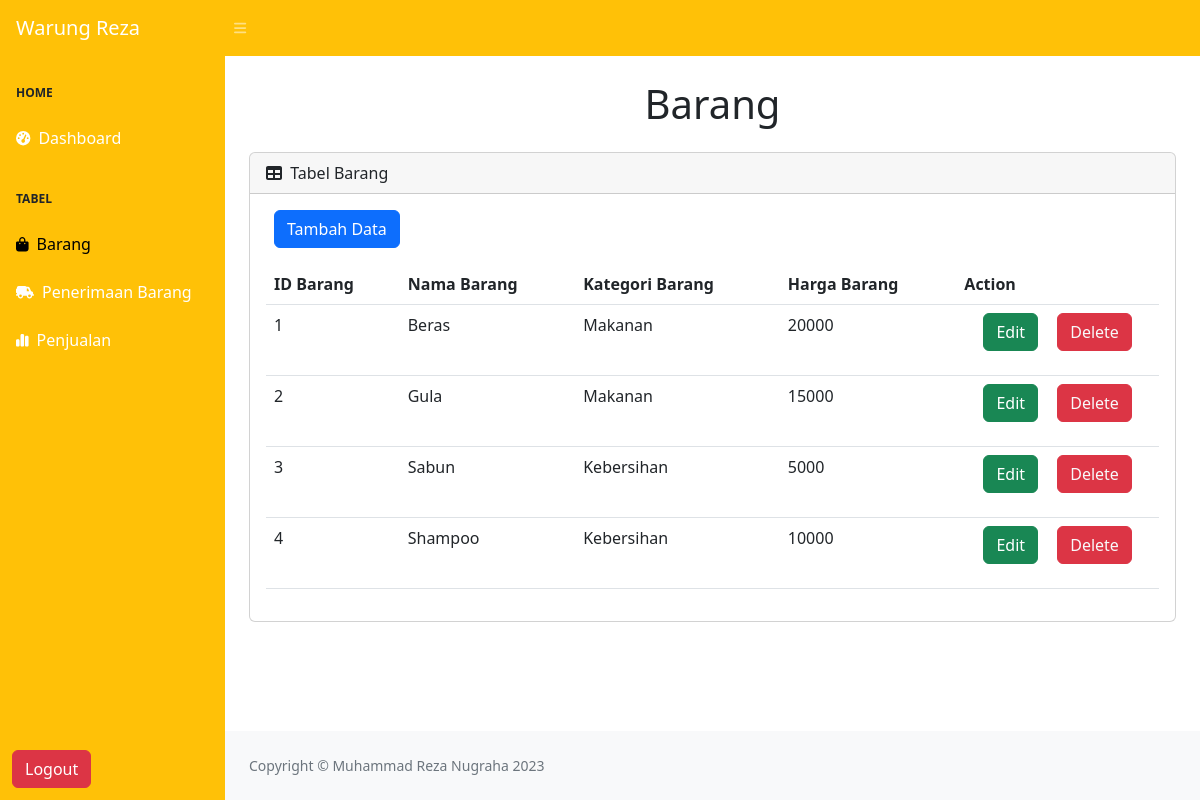
The app's page /views/barang.php (signed in) with its own data.
### tables this page shows
CREATE TABLE `barang` (
  `id` int(11) NOT NULL,
  `id_barang` int(11) NOT NULL,
  `nama_barang` varchar(225) NOT NULL,
  `kategori_barang` varchar(255) NOT NULL,
  `harga_barang` int(50) NOT NULL
);

### views/barang.php (the view, shortened to what this page needs)
<?php
    include '../config/koneksi.php';
?>
<!DOCTYPE html>
<html lang="en">
    <head>
        <link href="https://cdn.jsdelivr.net/npm/simple-datatables@7.1.2/dist/style.min.css" rel="stylesheet" />
        <link href="../css/styles.css" rel="stylesheet" />
    </head>
    <body class="sb-nav-fixed">
        <nav class="sb-topnav navbar navbar-expand navbar-dark bg-warning">
            <a class="navbar-brand ps-3" href="index.html">Warung Reza</a>
            <button class="btn btn-link btn-sm order-1 order-lg-0 me-4 me-lg-0" id="sidebarToggle" href="#!"><i class="fas fa-bars"></i></button>
        </nav>
        <div id="layoutSidenav">
    <div id="layoutSidenav_nav">
        <nav class="sb-sidenav accordion sb-sidenav-secondary bg-warning" id="sidenavAccordion">
            <div class="sb-sidenav-menu">
                <div class="nav">
                    <div class="sb-sidenav-menu-heading">Home</div>
                    <a class="nav-link text-white" href="./home.php">
                        <div class="sb-nav-link-icon"><i class="fas fa-tachometer-alt"></i></div>
                        Dashboard
                    </a>
                    <div class="sb-sidenav-menu-heading">Tabel</div>
                    <a class="nav-link text-black active" href="./barang.php">
                        <div class="sb-nav-link-icon"><i class="fa-solid fa-bag-shopping"></i></div>
                        Barang
                    </a>
                    <a class="nav-link text-white" href="./penerimaan.php">
                        <div class="sb-nav-link-icon"><i class="fa-solid fa-truck-field"></i></div>
                        Penerimaan Barang
                    </a>
                    <a class="nav-link text-white" href="./penjualan.php">
                        <div class="sb-nav-link-icon"><i class="fa-solid fa-chart-simple"></i></div>
                        Penjualan
                    </a>
                </div>
            </div>
            <div class="sb-sidenav-footer">
            <a class="btn btn-danger ms-auto me-2" href="../proses/logout.php">Logout</a>
            </div>
        </nav>
    </div>
    <div id="layoutSidenav_content">
        <main>
            <div class="container-fluid px-4">
                <h1 class="my-4 text-center">Barang</h1>
                <div class="card mb-4">
                    <div class="card-header">
                        <i class="fas fa-table me-1"></i>
                        Tabel Barang
                    </div>
                    <div class="card-body">
                        <div id="pagination-container" class="d-flex mb-3">
                            <a href="tambahbarang.php" class="btn btn-primary ms-2">Tambah Data</a>
                        </div>
                        <table id="datatablesSimple" class="table">
                            <thead>
                                <tr>
                                    <th>ID Barang</th>
                                    <th>Nama Barang</th>
                                    <th>Kategori Barang</th>
                                    <th>Harga Barang</th>
                                    <th>Action</th>
                                </tr>
                            </thead>
                            <tbody>
                                <?php
                                    $query = "SELECT * FROM barang";
                                    $result = mysqli_query($koneksi, $query);
                                    while ($data = mysqli_fetch_assoc($result)) {
                                ?>
                                <tr>
                                    <td><?= $data['id_barang'] ?></td>
                                    <td><?= $data['nama_barang'] ?></td>
                                    <td><?= $data['kategori_barang'] ?></td>
                                    <td><?= $data['harga_barang'] ?></td>
                                    <td>
                                        <ul class="list-inline d-flex justify-content-evenly">
                                            <li><a href="./editbarang.php?id=<?= $data['id'] ?>" class="btn btn-success">Edit</a></li>
                                            <li>
                                                <form action="../proses/deletebarang.php" method="post">
                                                    <button class="btn btn-danger text-light">Delete</button>
                                                </form>
                                            </li>
                                        </ul>
                                    </td>
                                </tr>
                                <?php
                                    }
                                ?>
                            </tbody>
                        </table>
                    </div>
                </div>
            </div>
        </main>
        <footer class="py-4 bg-light mt-auto">
            <div class="container-fluid px-4">
                <div class="d-flex align-items-center justify-content-between small">
                    <div class="text-muted">Copyright &copy; Muhammad Reza Nugraha 2023</div>
                </div>
            </div>
        </footer>
    </div>
</div>
    </body>
</html>

### records on screen
barang: id_barang "1", nama_barang "Beras", kategori_barang "Makanan", harga_barang "20000"
barang: id_barang "2", nama_barang "Gula", kategori_barang "Makanan", harga_barang "15000"
barang: id_barang "3", nama_barang "Sabun", kategori_barang "Kebersihan", harga_barang "5000"
barang: id_barang "4", nama_barang "Shampoo", kategori_barang "Kebersihan", harga_barang "10000"
